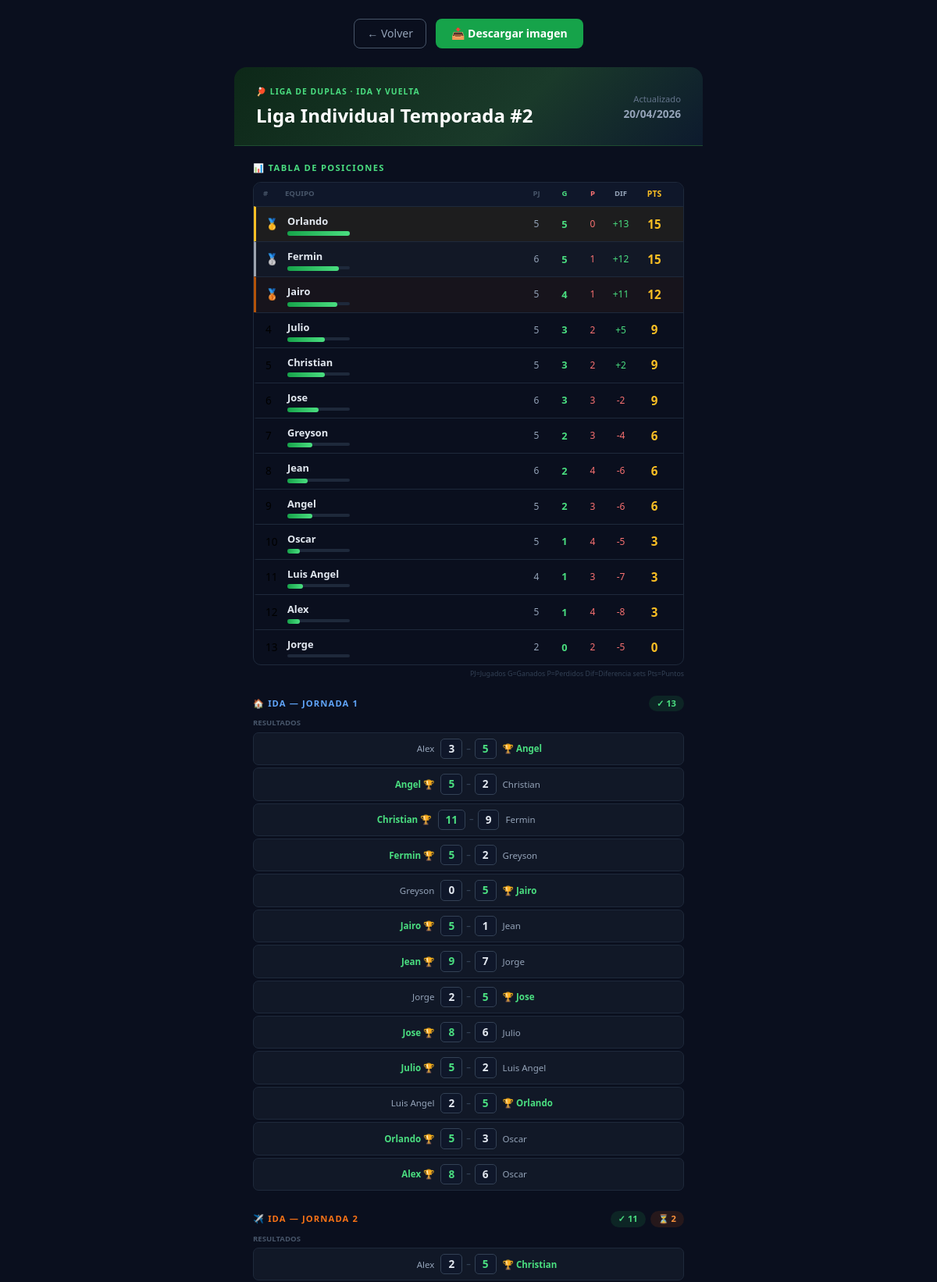
The page /leagues/2/share (upper part) on the database its author committed.
### models.py (models this page shows)
class League(Base):
    __tablename__ = "leagues"
    id = Column(Integer, primary_key=True)
    name = Column(String, nullable=False)
    type = Column(String, nullable=False)   # "individual" | "doubles"
    status = Column(String, default="active")  # "active" | "completed"
    double_rr = Column(Boolean, default=False)   # True = ida y vuelta
    matches_per_jornada = Column(Integer, default=1)  # 1 = todos en una jornada, 2 = 2 partidos por jugador por jornada
    created_at = Column(DateTime, default=datetime.utcnow)

class Player(Base):
    __tablename__ = "players"
    id = Column(Integer, primary_key=True)
    name = Column(String, nullable=False, unique=True)
    avatar = Column(String, nullable=True)
    created_at = Column(DateTime, default=datetime.utcnow)

class Match(Base):
    __tablename__ = "matches"
    id = Column(Integer, primary_key=True)
    tournament_id = Column(Integer, ForeignKey("tournaments.id"), nullable=True)
    league_id = Column(Integer, ForeignKey("leagues.id"), nullable=True)
    round = Column(Integer, default=1)
    match_in_round = Column(Integer, default=1)
    participant1_id = Column(Integer, nullable=True)
    participant2_id = Column(Integer, nullable=True)
    score1 = Column(Integer, default=0)
    score2 = Column(Integer, default=0)
    winner_id = Column(Integer, nullable=True)
    status = Column(String, default="pending")  # "pending" | "completed"
    is_bye = Column(Boolean, default=False)
    is_third_place = Column(Boolean, default=False)
    next_match_id = Column(Integer, ForeignKey("matches.id"), nullable=True)
    next_match_slot = Column(Integer, nullable=True)       # 1 or 2
    loser_next_match_id = Column(Integer, ForeignKey("matches.id"), nullable=True)
    loser_next_match_slot = Column(Integer, nullable=True)  # 1 or 2
    locked = Column(Boolean, default=False)
    completed_at = Column(DateTime, nullable=True)

### main.py (the view)
@app.get("/leagues/{lid}/share", response_class=HTMLResponse)
def league_share(request: Request, lid: int, db: Session = Depends(get_db)):
    lg = db.query(models.League).filter(models.League.id == lid).first()
    if not lg:
        raise HTTPException(404)
    parts = db.query(models.LeagueParticipant).filter(
        models.LeagueParticipant.league_id == lid
    ).all()
    participant_ids = [p.participant_id for p in parts]
    standings = calculate_standings(db, lid, participant_ids, lg.type)
    all_matches = (
        db.query(models.Match)
        .filter(models.Match.league_id == lid)
        .order_by(models.Match.round, models.Match.match_in_round)
        .all()
    )
    legs_raw: dict[int, list] = defaultdict(list)
    for m in all_matches:
        legs_raw[m.round].append(m)
    _parts_share = db.query(models.LeagueParticipant).filter(models.LeagueParticipant.league_id == lid).all()
    _N_share = len(_parts_share)
    _mpj_share = lg.matches_per_jornada or 1
    _J_share = _N_share // 2 if _mpj_share == 2 else 1
    def _share_label(rnd: int) -> str:
        if _mpj_share == 1:
            if lg.double_rr:
                return "Jornada de Ida" if rnd == 1 else "Jornada de Vuelta"
            return "Jornada de Ida"
        if lg.double_rr:
            return f"Ida — Jornada {rnd}" if rnd <= _J_share else f"Vuelta — Jornada {rnd - _J_share}"
        return f"Jornada {rnd}"
    schedule_legs = []
    for leg in sorted(legs_raw.keys()):
        raw = legs_raw[leg]
        enriched = [enrich_match(db, m, lg.type) for m in raw]
        schedule_legs.append({
            "leg":     leg,
            "label":   _share_label(leg),
            "done":    [m for m in enriched if m["status"] == "completed"],
            "pending": [m for m in enriched if m["status"] == "pending"],
        })
    from datetime import date
    return templates.TemplateResponse(
        "league_share.html",
        {
            "request":      request,
            "league":       lg,
            "standings":    standings,
            "schedule_legs": schedule_legs,
            "today":        date.today().strftime("%d/%m/%Y"),
        },
    )

### templates/league_share.html (shortened to what this page needs)
<!DOCTYPE html>
<html lang="es">
<head>
  <script src="https://cdn.tailwindcss.com"></script>
</head>
<body class="min-h-screen flex flex-col items-center py-6 px-3 gap-4">
  <div id="controls" class="flex gap-3 mb-2 no-capture">
    <a href="/leagues/{{ league.id }}" class="px-4 py-2 rounded-lg border border-slate-600 text-slate-400 text-sm hover:border-slate-400 transition">← Volver</a>
    <button onclick="descargar()" class="px-5 py-2 rounded-lg font-bold text-sm text-white" style="background:#16a34a">
      <span id="btn-desc">📥 Descargar imagen</span>
    </button>
  </div>
  <div id="share-card" style="width:600px;background:#0a0f1e;border-radius:16px;overflow:hidden;padding:0;">
    <div style="background:linear-gradient(135deg,#0d2818 0%,#1a3a2a 60%,#0d1a2e 100%);padding:24px 28px 20px;border-bottom:1px solid #1e4d30;">
      <div style="display:flex;align-items:center;justify-content:space-between;">
        <div>
          <div style="font-size:.65rem;color:#4ade80;font-weight:700;text-transform:uppercase;letter-spacing:.1em;margin-bottom:4px;">
            🏓 Liga de Duplas {{ '· Ida y Vuelta' if league.double_rr else '' }}
          </div>
          <div style="font-size:1.5rem;font-weight:900;color:#fff;">{{ league.name }}</div>
        </div>
        <div style="text-align:right">
          <div style="font-size:.7rem;color:#64748b;">Actualizado</div>
          <div style="font-size:.85rem;color:#94a3b8;font-weight:600;">{{ today }}</div>
        </div>
      </div>
    </div>
    <div style="padding:20px 24px;display:flex;flex-direction:column;gap:20px;">
      <div>
        <div style="font-size:.7rem;font-weight:800;text-transform:uppercase;letter-spacing:.12em;color:#4ade80;margin-bottom:10px;">
          📊 Tabla de Posiciones
        </div>
        <div style="border-radius:10px;overflow:hidden;border:1px solid #1e293b;">
          <div style="display:grid;grid-template-columns:28px 1fr 36px 36px 36px 36px 50px;gap:0;background:#0f172a;padding:7px 12px;font-size:.6rem;color:#475569;font-weight:700;text-transform:uppercase;">
            <div>#</div>
            <div>Equipo</div>
            <div style="text-align:center">PJ</div>
            <div style="text-align:center;color:#4ade80">G</div>
            <div style="text-align:center;color:#f87171">P</div>
            <div style="text-align:center;color:#94a3b8">Dif</div>
            <div style="text-align:center;color:#fbbf24;font-size:.65rem">Pts</div>
          </div>
          {% for s in standings %}
          {% set row_style = 'row-gold' if loop.index==1 else ('row-silver' if loop.index==2 else ('row-bronze' if loop.index==3 else 'row-normal')) %}
          <div class="{{ row_style }}" style="display:grid;grid-template-columns:28px 1fr 36px 36px 36px 36px 50px;gap:0;padding:9px 12px;border-top:1px solid #1e293b;align-items:center;">
            <div style="font-size:.85rem;">{{ '🥇' if loop.index==1 else ('🥈' if loop.index==2 else ('🥉' if loop.index==3 else loop.index)) }}</div>
            <div>
              <div style="font-weight:700;color:#e2e8f0;font-size:.8rem;">{{ s.participant.name }}</div>
              {% if s.games_played > 0 %}
              <div style="margin-top:3px;background:#1e293b;border-radius:3px;height:4px;width:80px;">
                <div class="win-bar" style="width:{{ [(s.wins / s.games_played * 100)|int, 100]|min }}%;"></div>
              </div>
              {% endif %}
            </div>
            <div style="text-align:center;color:#94a3b8;font-size:.75rem;">{{ s.games_played }}</div>
            <div style="text-align:center;color:#4ade80;font-weight:700;font-size:.8rem;">{{ s.wins }}</div>
            <div style="text-align:center;color:#f87171;font-size:.75rem;">{{ s.losses }}</div>
            <div style="text-align:center;font-size:.75rem;color:{{ '#4ade80' if s.set_diff > 0 else ('#f87171' if s.set_diff < 0 else '#94a3b8') }};">
              {{ '+' if s.set_diff > 0 else '' }}{{ s.set_diff }}
            </div>
            <div style="text-align:center;font-weight:900;font-size:.95rem;color:#fbbf24;">{{ s.points }}</div>
          </div>
          {% endfor %}
        </div>
        <div style="font-size:.55rem;color:#334155;margin-top:5px;text-align:right;">PJ=Jugados  G=Ganados  P=Perdidos  Dif=Diferencia sets  Pts=Puntos</div>
      </div>
      {% for leg in schedule_legs %}
      <div>
        <div style="display:flex;align-items:center;justify-content:space-between;margin-bottom:8px;">
          <div style="font-size:.7rem;font-weight:800;text-transform:uppercase;letter-spacing:.1em;color:{{ '#f97316' if leg.leg==2 else '#60a5fa' }};">
            {{ '🏠' if leg.leg==1 else '✈️' }} {{ leg.label }}
          </div>
          <div style="display:flex;gap:6px;">
            <span class="pill" style="background:rgba(34,197,94,.12);color:#4ade80;">✓ {{ leg.done|length }}</span>
            {% if leg.pending %}
            <span class="pill" style="background:rgba(234,88,12,.12);color:#fb923c;">⏳ {{ leg.pending|length }}</span>
            {% endif %}
          </div>
        </div>
        {% if leg.done %}
        <div style="margin-bottom:6px;">
          <div style="font-size:.6rem;color:#475569;font-weight:700;text-transform:uppercase;margin-bottom:4px;">Resultados</div>
          <div style="display:flex;flex-direction:column;gap:3px;">
            {% for m in leg.done %}
            <div style="display:flex;align-items:center;gap:8px;background:#111827;border-radius:7px;padding:7px 12px;border:1px solid #1e293b;">
              <div style="flex:1;text-align:right;font-size:.72rem;font-weight:{{ '700' if (m.winner and m.p1 and m.winner.id==m.p1.id) else '500' }};color:{{ '#4ade80' if (m.winner and m.p1 and m.winner.id==m.p1.id) else '#94a3b8' }};">
                {{ m.p1.name if m.p1 else '—' }}
                {% if m.winner and m.p1 and m.winner.id==m.p1.id %} 🏆{% endif %}
              </div>
              <div style="display:flex;align-items:center;gap:5px;flex-shrink:0;">
                <span style="background:#0f172a;border:1px solid #334155;border-radius:5px;padding:2px 9px;font-weight:800;font-size:.85rem;color:{{ '#4ade80' if (m.winner and m.p1 and m.winner.id==m.p1.id) else '#e2e8f0' }};">{{ m.score1 }}</span>
                <span style="color:#334155;font-size:.7rem;font-weight:700;">–</span>
                <span style="background:#0f172a;border:1px solid #334155;border-radius:5px;padding:2px 9px;font-weight:800;font-size:.85rem;color:{{ '#4ade80' if (m.winner and m.p2 and m.winner.id==m.p2.id) else '#e2e8f0' }};">{{ m.score2 }}</span>
              </div>
              <div style="flex:1;text-align:left;font-size:.72rem;font-weight:{{ '700' if (m.winner and m.p2 and m.winner.id==m.p2.id) else '500' }};color:{{ '#4ade80' if (m.winner and m.p2 and m.winner.id==m.p2.id) else '#94a3b8' }};">
                {% if m.winner and m.p2 and m.winner.id==m.p2.id %}🏆 {% endif %}{{ m.p2.name if m.p2 else '—' }}
              </div>
            </div>
            {% endfor %}
          </div>
        </div>
        {% endif %}
      </div>
      {% endfor %}
    </div>
  </div>
</body>
</html>

### templates/league_share.html (style rules this page uses)
body { background: #0a0f1e; font-family: 'Segoe UI', system-ui, sans-serif; }
.row-gold { background: rgba(251,191,36,.08); border-left: 3px solid #fbbf24; }
.row-silver { background: rgba(156,163,175,.06); border-left: 3px solid #9ca3af; }
.row-bronze { background: rgba(180,83,9,.08); border-left: 3px solid #b45309; }
.row-normal { border-left: 3px solid transparent; }
.pill { display:inline-flex;align-items:center;gap:4px;padding:2px 10px;border-radius:999px;font-size:.7rem;font-weight:700; }
.win-bar { height:6px;border-radius:3px;background:linear-gradient(90deg,#16a34a,#4ade80); }

### rows shown on the page
League: double_rr "· IDA Y VUELTA", name "Liga Individual Temporada #2"
Player: participant.name "Orlando"
Player: participant.name "Fermin"
Player: participant.name "Jairo"
Player: participant.name "Julio"
Player: participant.name "Christian"
Player: participant.name "Jose"
Player: participant.name "Greyson"
Player: participant.name "Jean"
Player: participant.name "Angel"
Player: participant.name "Oscar"
Player: participant.name "Luis Angel"
Player: participant.name "Alex"
Player: participant.name "Jorge"
Match: p1 "Alex", score1 "3", score2 "5", p2 "Angel"
Match: p1 "Angel", score1 "5", score2 "2", p2 "Christian"
Match: p1 "Christian", score1 "11", score2 "9", p2 "Fermin"
Match: p1 "Fermin", score1 "5", score2 "2", p2 "Greyson"
Match: p1 "Greyson", score1 "0", score2 "5", p2 "Jairo"
Match: p1 "Jairo", score1 "5", score2 "1", p2 "Jean"
Match: p1 "Jean", score1 "9", score2 "7", p2 "Jorge"
Match: p1 "Jorge", score1 "2", score2 "5", p2 "Jose"
Match: p1 "Jose", score1 "8", score2 "6", p2 "Julio"
Match: p1 "Julio", score1 "5", score2 "2", p2 "Luis Angel"
Match: p1 "Luis Angel", score1 "2", score2 "5", p2 "Orlando"
Match: p1 "Orlando", score1 "5", score2 "3", p2 "Oscar"
Match: p1 "Alex", score1 "8", score2 "6", p2 "Oscar"
Match: p1 "Alex", score1 "2", score2 "5", p2 "Christian"

### other values the page prints
{{ today }} "20/04/2026"
{{ s.games_played }} "5" "6" "5" "5" "5" "6" "5" "6" "5" "5" "4" "5" "2"
{{ s.wins }} "5" "5" "4" "3" "3" "3" "2" "2" "2" "1" "1" "1" "0"
{{ s.losses }} "0" "1" "1" "2" "2" "3" "3" "4" "3" "4" "3" "4" "2"
{{ '+' if s.set_diff > 0 else '' }} "+" "+" "+" "+" "+"
{{ s.set_diff }} "13" "12" "11" "5" "2" "-2" "-4" "-6" "-6" "-5" "-7" "-8" "-5"
{{ s.points }} "15" "15" "12" "9" "9" "9" "6" "6" "6" "3" "3" "3" "0"
{{ '🏠' if leg.leg==1 else '✈️' }} "🏠" "✈️"
{{ leg.label }} "IDA — JORNADA 1" "IDA — JORNADA 2"
{{ leg.done|length }} "13" "11"
{{ leg.pending|length }} "2"
